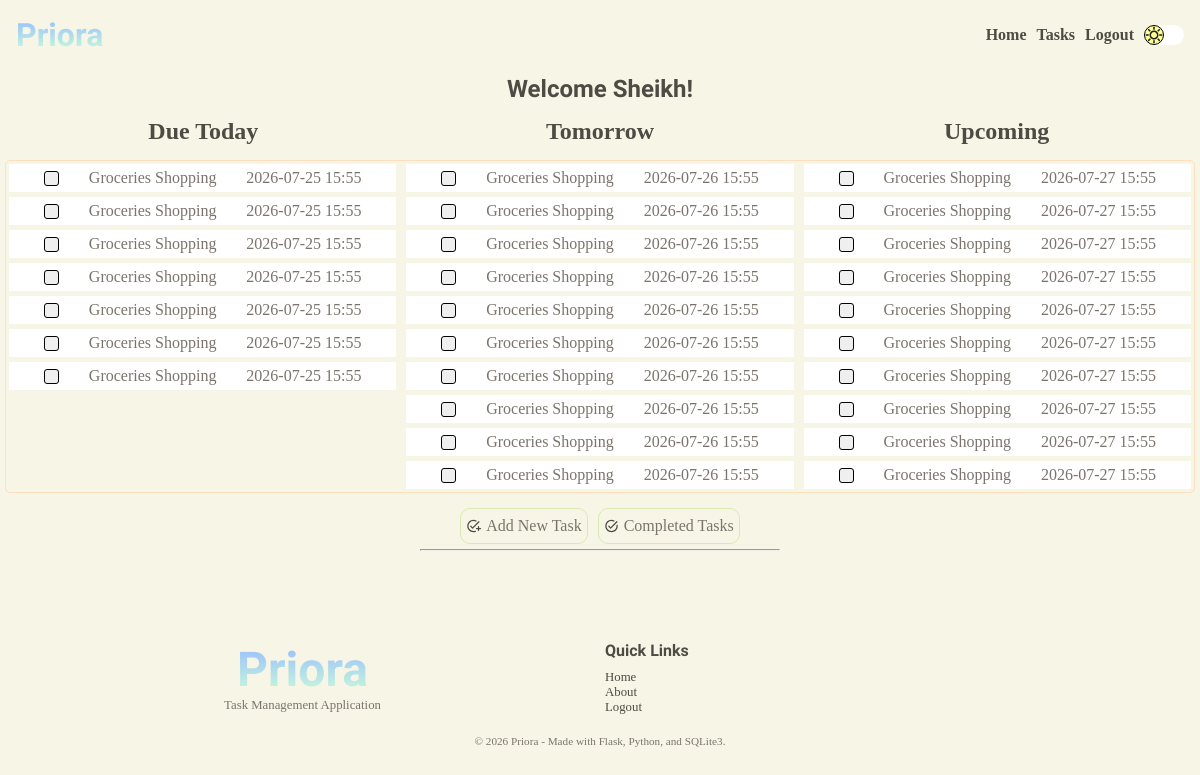
Screenshot of /user/home (signed in) with the database file from the repository.
### tables this page shows
CREATE TABLE "users" (
	                        "user_id"	INTEGER NOT NULL UNIQUE,
	                        "first_name"	TEXT NOT NULL,
	                        "last_name"	TEXT NOT NULL,
                            "email"	TEXT NOT NULL UNIQUE,
                            "password"	TEXT NOT NULL,
                            "memorable"	TEXT NOT NULL,
                            "date_created"	TEXT NOT NULL,
                            "reset"	INTEGER NOT NULL DEFAULT 0,
                            "new_user"	INTEGER NOT NULL DEFAULT 1,
                            PRIMARY KEY("user_id" AUTOINCREMENT)
                            );

CREATE TABLE "tasks" (
                            "task_id"	INTEGER NOT NULL UNIQUE,
                            "user_id"	INTEGER NOT NULL,
                            "title"	TEXT NOT NULL,
                            "description"	TEXT NOT NULL,
                            "due_date"	TEXT NOT NULL,
                            "due_time"	TEXT NOT NULL,
                            "completion_date"	TEXT,
                            "completion_time"	TEXT,
                            "completed"	INTEGER NOT NULL DEFAULT 0,
                            PRIMARY KEY("task_id" AUTOINCREMENT),
                            FOREIGN KEY("user_id") 
                                REFERENCES "users"("user_id")
                                ON DELETE CASCADE
                            );

### app.py (the view, shortened to what this page needs)
@app.route("/user/home", methods=["GET", "POST"])
@login_required
@password_reset_required
def account():
    title = "Welcome Back!"
    user = find_user_by_id(session.get("user-id"))
    new_user = bool(user["new_user"])
    tasks = load_tasks(user)
    date = datetime.now().replace(microsecond=0).date()
    today = date
    tomorrow = date + timedelta(days=1)
    future = date + timedelta(days=2)
    todays = search_tasks_by_date(today, user)
    tomorrows = search_tasks_by_date(tomorrow, user)
    upcoming = search_upcoming_tasks(future, user)
    return render_template(
        "user/home.html",
        title=title,
        tasks=tasks,
        new_user=new_user,
        todays=todays,
        tomorrows=tomorrows,
        upcoming=upcoming,
        user=user,
    )

### app.py (called while the page is built)
@app.after_request
def security_headers(response):
    response.headers["Content-Security-Policy"] = (
        "default-src 'self'; "
        "script-src 'self'; "
        "style-src 'self' https://fonts.googleapis.com; "
        "font-src 'self' https://fonts.gstatic.com;"
    )
    return response

### services/auth.py (called while the page is built)
def login_required(f):
    @wraps(f)
    def decorated_function(*args, **kwargs):
        if session.get("user-id") is None:
            return redirect(url_for("login"))
        return f(*args, **kwargs)
    return decorated_function

def password_reset_required(f):
    @wraps(f)
    def decorated_function(*args, **kwargs):
        reset_req = is_reset_req(session.get("user-id"))
        if reset_req:
            return redirect(url_for("change_password"))
        return f(*args, **kwargs)
    return decorated_function

### services/database.py (called while the page is built)
def connect_database():
    os.makedirs("instance", exist_ok=True)
    connection = sqlite3.connect("instance/task-manager.db")
    connection.row_factory = sqlite3.Row
    connection.execute("PRAGMA foreign_keys = ON;")
    return connection

def find_user_by_id(user_id):
    connection = connect_database()
    cursor = connection.cursor()
    try:
        cursor.execute(
            """SELECT * FROM users WHERE user_id = ?;""",
            (user_id,),
        )
        user = cursor.fetchone()
        return user
    except Exception as e:
        print(e)
        return False
    finally:
        connection.close()

def is_reset_req(user_id):
    connection = connect_database()
    cursor = connection.cursor()
    try:
        cursor.execute(
            """SELECT reset FROM users WHERE user_id = ?;""",
            (user_id,),
        )
        required = cursor.fetchone()
        return bool(required and required["reset"] == 1)
    except Exception as e:
        print(e)
        return False
    finally:
        connection.close()

def all_tasks(user):
    connection = connect_database()
    cursor = connection.cursor()
    try:
        cursor.execute(
            """SELECT * FROM tasks WHERE user_id = ? AND completed = 0;""",
            (user["user_id"],),
        )
        tasks = cursor.fetchall()
        return tasks
    except Exception as e:
        print(e)
        return False
    finally:
        connection.close()

### services/tasks.py (called while the page is built)
def load_tasks(user):
    tasks = all_tasks(user)
    if tasks:
        return tasks
    return None

### templates/user/home.html (shortened to what this page needs)
{% extends 'layout.html' %} {% block content %}
<section class="user-home-section">
  <h1>Welcome {{ user['first_name'].title() }}!</h1>
  {% if tasks and not new_user %}
  <div class="row-title">
    <div>
      <h2>Due Today</h2>
    </div>
    <div>
      <h2 class="show-on-tablet">Tomorrow</h2>
    </div>
    <div>
      <h2 class="show-on-desktop">Upcoming</h2>
    </div>
  </div>
  {% endif %}
  <div class="user-home-tasks-grid">
    {% if tasks and not new_user %}
    <div class="task-column">
      {% if todays %} {% for task in todays %}
      <a href="{{ url_for('task', task_id = task['task_id']) }}">
        <div class="user-home-tasks-card">
          <form action="" method="post">
            <button type="submit" class="task-button">
            </button>
            <p>{{ task['title'] }}</p>
            <p>{{ task['due_date'] }} {{ task['due_time'] }}</p>
          </form>
        </div>
      </a>
      {% endfor %} {% else %}
      <p>No tasks for today</p>
      {% endif %}
    </div>
    <div class="task-column show-on-tablet">
      {% if tomorrows %} {% for task in tomorrows %}
      <a href="{{ url_for('task', task_id = task['task_id']) }}">
        <div class="user-home-tasks-card">
          <form action="" method="post">
            <button type="submit" class="task-button">
            </button>
            <p>{{ task['title'] }}</p>
            <p>{{ task['due_date'] }} {{ task['due_time'] }}</p>
          </form>
        </div>
      </a>
      {% endfor %} {% else %}
      <p>No tasks for tomorrow</p>
      {% endif %}
    </div>
    <div class="task-column show-on-desktop">
      {% if upcoming %} {% for task in upcoming %}
      <a href="{{ url_for('task', task_id = task['task_id']) }}">
        <div class="user-home-tasks-card">
          <form action="" method="post">
            <button type="submit" class="task-button">
            </button>
            <p>{{ task['title'] }}</p>
            <p>{{ task['due_date'] }} {{ task['due_time'] }}</p>
          </form>
        </div>
      </a>
      {% endfor %} {% else %}
      <p>No tasks scheduled for later</p>
      {% endif %}
    </div>
    {% elif new_user and not tasks %}
    <div class="empty-column"></div>
    <div class="no-tasks">
      <p>Start by adding your first task!</p>
    </div>
    <div class="empty-column"></div>
    {% else %}
    <div class="empty-column"></div>
    <div class="no-tasks">
      <p>No tasks, add a task!</p>
    </div>
    <div class="empty-column"></div>
    {% endif %}
  </div>
  <div>
    <aside class="user-home-options">
      <div>
        <p>Add New Task</p>
      </div>
      <div>
        <p>Completed Tasks</p>
      </div>
    </aside>
  </div>
</section>
{% endblock content %}

### static/css/base.css (style rules this page uses)
:root { --bg-color: #F7F6E6; --bg-task-card: white; --surface-color: #FFFFFF; --surface-secondary: #FFF8EF; --hero-gradient: linear-gradient(90deg, #CDFFD8 0%, #94B9FF 100%); --hero-bg-mb: url('/static/media/light-bg-mobile.gif'); --hero-bg-dk: url('/static/media/light-bg-desktop.gif'); --box-shadow: #4E4A44; --night-mode-button: url('/static/media/day.svg'); --primary-text: #4E4A44; --secondary-text: #7A746C; --accent-peach: #FFDFBD; --accent-beige: #E2C0AE; --accent-green: #D9E9B1; --accent-yellow: #F2EAA0; --border-color: #E7DFC9; --scrollbar-color: #E2C0AE; --success: #B8D98A; --warning: #F2EAA0; --danger: #E79A9A; --info: #AFCFEA; }
* { box-sizing: border-box; margin: 0; padding: 0; scrollbar-width: thin; scrollbar-color: #94B9FF var(--bg-color); }
html { overflow-x: hidden; scroll-behavior: smooth; }
body { background-color: var(--bg-color); font-family: cursive; overflow-x: hidden; }
h1, h2, h3, h4, h5, h6 { color: var(--primary-text) }
h1 { font-family: 'Leckerli One', cursive; }
p { color: var(--secondary-text); font-family: cursive; }
a { text-decoration: none; color: var(--primary-text) }

### static/css/pages/user/user-home.css (style rules this page uses)
.user-home-section { display: flex; flex-direction: column; padding: 5px; text-align: center; gap: 15px; }
.user-home-tasks-grid { display: grid; grid-template-columns: repeat(1, 1fr); gap: 10px; padding: 3px; border-radius: 5px;; border: 1px solid var(--accent-peach); }
.user-home-tasks-card { display: flex; justify-content: space-evenly; align-items: center; padding: 5px; background-color: var(--bg-task-card); }
.task-button { width: 15px; height: 15px; border: 1px solid black; border-radius: 3px; }
.task-column { display: flex; flex-direction: column; gap: 5px; }
.user-home-tasks-card form { display: flex; justify-content: space-evenly; align-items: center; width: 100%; }
.user-home-options { justify-content: center; align-items: center; display: flex; gap: 10px; }
.user-home-options > div { border: 1px solid var(--accent-green); border-radius: 10px; padding: 5px; display: flex; text-align: center; justify-content: center; align-items: center; gap: 5px; }
.user-home-options > div > p { font-size: 0.8rem; }
.user-home-options > div > svg { width: 15px; fill: var(--primary-text); }
.row-title { display: grid; grid-template-columns: repeat(1fr); justify-content: center; align-items: center; text-align: center; }
.row-title > div { display: flex; justify-content: center; align-items: center; text-align: center; }
.show-on-tablet { display: none; }
.show-on-desktop { display: none; }
@media screen and (min-width: 1000px) { .row-title { grid-template-columns: repeat(3, 1fr); } }
@media screen and (min-width: 1000px) { .show-on-desktop { display: flex; } }
@media screen and (min-width: 1000px) { .user-home-options>div>p { font-size: 1rem; } }
@media screen and (min-width: 1000px) { .user-home-tasks-grid { grid-template-columns: repeat(3, 1fr); } }
@media screen and (min-width: 1000px) { .show-on-tablet { display: flex; } }

### rows the page displays
users: first_name "Sheikh"
tasks: title "Groceries Shopping", due_date "2026-07-25", due_time "15:55"
tasks: title "Groceries Shopping", due_date "2026-07-25", due_time "15:55"
tasks: title "Groceries Shopping", due_date "2026-07-25", due_time "15:55"
tasks: title "Groceries Shopping", due_date "2026-07-25", due_time "15:55"
tasks: title "Groceries Shopping", due_date "2026-07-25", due_time "15:55"
tasks: title "Groceries Shopping", due_date "2026-07-25", due_time "15:55"
tasks: title "Groceries Shopping", due_date "2026-07-25", due_time "15:55"
tasks: title "Groceries Shopping", due_date "2026-07-26", due_time "15:55"
tasks: title "Groceries Shopping", due_date "2026-07-26", due_time "15:55"
tasks: title "Groceries Shopping", due_date "2026-07-26", due_time "15:55"
tasks: title "Groceries Shopping", due_date "2026-07-26", due_time "15:55"
tasks: title "Groceries Shopping", due_date "2026-07-26", due_time "15:55"
tasks: title "Groceries Shopping", due_date "2026-07-26", due_time "15:55"
tasks: title "Groceries Shopping", due_date "2026-07-26", due_time "15:55"
tasks: title "Groceries Shopping", due_date "2026-07-26", due_time "15:55"
tasks: title "Groceries Shopping", due_date "2026-07-26", due_time "15:55"
tasks: title "Groceries Shopping", due_date "2026-07-26", due_time "15:55"
tasks: title "Groceries Shopping", due_date "2026-07-27", due_time "15:55"
tasks: title "Groceries Shopping", due_date "2026-07-27", due_time "15:55"
tasks: title "Groceries Shopping", due_date "2026-07-27", due_time "15:55"
tasks: title "Groceries Shopping", due_date "2026-07-27", due_time "15:55"
tasks: title "Groceries Shopping", due_date "2026-07-27", due_time "15:55"
tasks: title "Groceries Shopping", due_date "2026-07-27", due_time "15:55"
tasks: title "Groceries Shopping", due_date "2026-07-27", due_time "15:55"
tasks: title "Groceries Shopping", due_date "2026-07-27", due_time "15:55"
tasks: title "Groceries Shopping", due_date "2026-07-27", due_time "15:55"
tasks: title "Groceries Shopping", due_date "2026-07-27", due_time "15:55"
